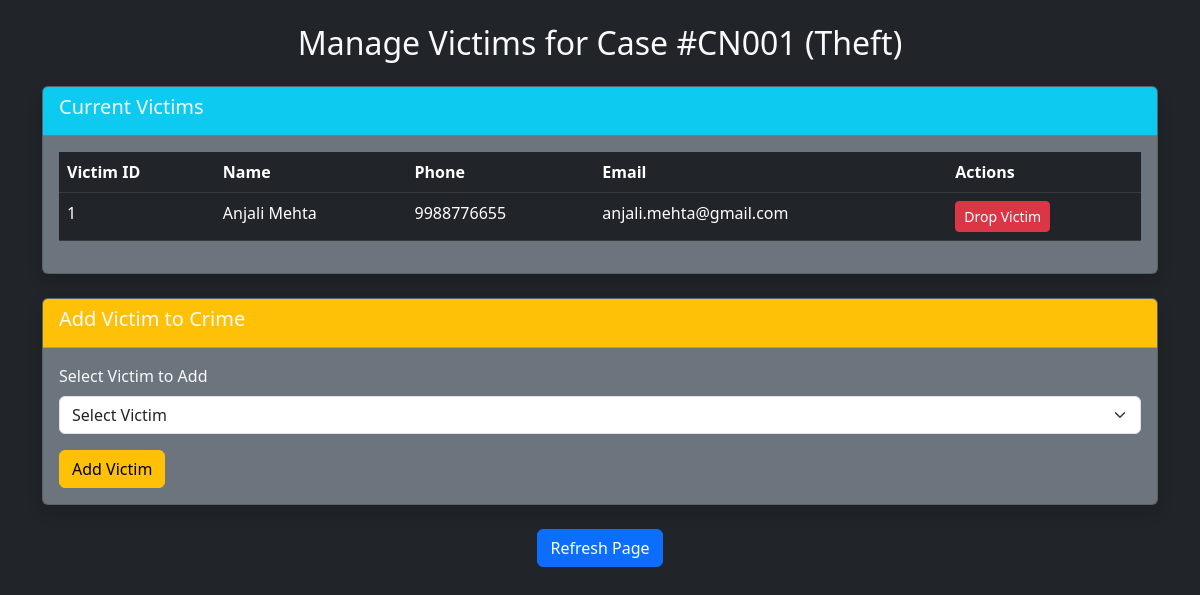
The page /public/menu_acess/update_victim.php?crime_id=1 on the database its author committed.
### tables this page shows
CREATE TABLE CRIME (
    crime_id INT AUTO_INCREMENT PRIMARY KEY,
    crime_type VARCHAR(255) NOT NULL,
    crime_date DATETIME NOT NULL,
    location TEXT NOT NULL,
    description TEXT,
    officer_id INT NULL,
    status ENUM('open', 'under investigation', 'closed') DEFAULT 'open',
    case_number VARCHAR(50) UNIQUE NOT NULL,
    reported_at TIMESTAMP DEFAULT CURRENT_TIMESTAMP,
    created_by INT
);

CREATE TABLE VICTIM (
    victim_id INT AUTO_INCREMENT PRIMARY KEY,
    name VARCHAR(255) NOT NULL,
    address TEXT,
    phone VARCHAR(20),
    email VARCHAR(255) UNIQUE,
    date_of_birth DATE,
    gender ENUM('male', 'female', 'other'),
    victim_pic VARCHAR(255),
    created_at TIMESTAMP DEFAULT CURRENT_TIMESTAMP,
    created_by INT
);

### public/menu_acess/update_victim.php (the view, shortened to what this page needs)
<?php
include '../../includes/db_connect.php';
$crime_id = $_GET['crime_id'] ?? 0;
$crime_id = intval($crime_id);
$query = "SELECT crime_id, crime_type, case_number FROM crime WHERE crime_id = ?";
$stmt = $conn->prepare($query);
$stmt->bind_param("i", $crime_id);
$stmt->execute();
$result = $stmt->get_result();
$crime = $result->fetch_assoc();
$victimQuery = "SELECT v.* FROM victim v INNER JOIN crime_victims cv ON v.victim_id = cv.victim_id WHERE cv.crime_id = ?";
$victimStmt = $conn->prepare($victimQuery);
$victimStmt->bind_param("i", $crime_id);
$victimStmt->execute();
$victimsResult = $victimStmt->get_result();
?>
<!DOCTYPE html>
<html lang="en">
<head>
    <link href="https://cdn.jsdelivr.net/npm/bootstrap@5.3.0/dist/css/bootstrap.min.css" rel="stylesheet">
</head>
<body class="bg-dark text-light">
    <div class="container py-4">
        <h2 class="mb-4 text-center">Manage Victims for Case #<?= htmlspecialchars($crime['case_number']) ?>
            (<?= htmlspecialchars($crime['crime_type']) ?>)</h2>
        <div class="card mb-4 shadow bg-secondary text-light">
            <div class="card-header bg-info">
                <h5>Current Victims</h5>
            </div>
            <div class="card-body">
                <?php if ($victimsResult->num_rows > 0): ?>
                    <table class="table table-dark table-hover">
                        <thead>
                            <tr>
                                <th>Victim ID</th>
                                <th>Name</th>
                                <th>Phone</th>
                                <th>Email</th>
                                <th>Actions</th>
                            </tr>
                        </thead>
                        <tbody>
                            <?php while ($victim = $victimsResult->fetch_assoc()): ?>
                                <tr>
                                    <td><?= $victim['victim_id'] ?></td>
                                    <td><?= htmlspecialchars($victim['name']) ?></td>
                                    <td><?= htmlspecialchars($victim['phone']) ?></td>
                                    <td><?= htmlspecialchars($victim['email']) ?></td>
                                    <td>
                                        <form action="update_victim.php?crime_id=<?= $crime_id ?>" method="post"
                                            onsubmit="return confirm('Are you sure you want to drop this victim from the crime?');"
                                            style="display:inline;">
                                            <button type="submit" name="drop_victim" class="btn btn-danger btn-sm">Drop
                                                Victim</button>
                                        </form>
                                    </td>
                                </tr>
                            <?php endwhile; ?>
                        </tbody>
                    </table>
                <?php else: ?>
                    <div class="alert alert-info">No victims associated with this crime yet.</div>
                <?php endif; ?>
            </div>
        </div>
        <div class="card mb-4 shadow bg-secondary text-light">
            <div class="card-header bg-warning">
                <h5>Add Victim to Crime</h5>
            </div>
            <div class="card-body">
                <form action="update_victim.php?crime_id=<?= $crime_id ?>" method="post">
                    <div class="mb-3">
                        <label for="new_victim_id" class="form-label">Select Victim to Add</label>
                        <select class="form-select" id="new_victim_id" name="new_victim_id" required>
                            <option value="">Select Victim</option>
                        </select>
                    </div>
                    <button type="submit" name="add_victim" class="btn btn-warning"
                        onclick="window.location.reload();">Add Victim</button>
                </form>
            </div>
        </div>
        <div class="text-center">
            <button class="btn btn-primary" onclick="window.location.reload();">Refresh Page</button>
        </div>
    </div>
</body>
</html>

### rows shown on the page
crime: case_number "CN001", crime_type "Theft"
victim: victim_id "1", name "Anjali Mehta", phone "9988776655", email "anjali.mehta@gmail.com"
